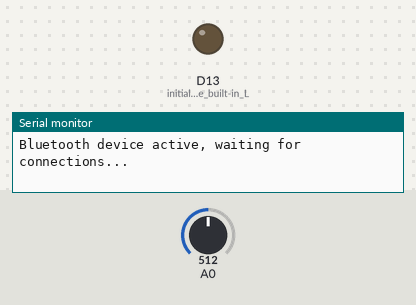
A sketch run on a simulated Arduino Nano 33 IoT. On the bench: output pins drawn as LEDs (lit = HIGH), the last lines printed to the serial monitor. The test bench sets the inputs (shaded band); at power-on: A0 = 512. Nothing arrives over Bluetooth unless stated; a phone connects over Bluetooth LE 3 s after start.

Above: at 0.1 s.
At 3.1 s:
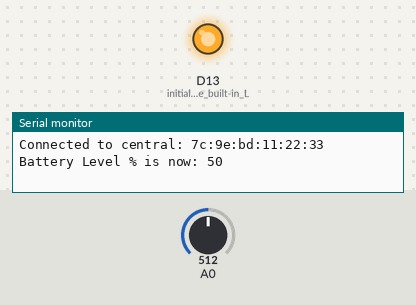
Timing chart, 0 to 4.6 s (numbered marks = the images above):
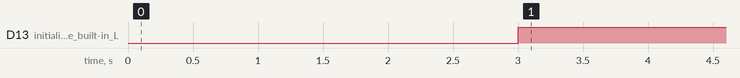

Measured:
- by itself, D13 (initialize_the_built-in_L): LOW → HIGH at 3.0 s

The sketch:

BatteryMonitor.ino
```cpp
#include <ArduinoBLE.h>

//The BLE Battery Service
BLEService batteryService("19b10010-e8f2-537e-4f6c-d104768a1214"); // standard 16-bit characteristic UUID

//The BLE Battery Level Characteristic
BLEUnsignedCharCharacteristic batteryLevelChar("19b10010-e8f2-537e-4f6c-d104768a1214",  // standard 16-bit characteristic UUID
    BLERead | BLENotify); // remote clients will be able to get notifications if this characteristic changes

int oldBatteryLevel = 0;  // last battery level reading from analog input
long previousMillis = 0;  // last time the battery level was checked, in ms

void setup() {
  Serial.begin(9600);    // initialize serial communication
  while (!Serial);

  pinMode(LED_BUILTIN, OUTPUT); // initialize the built-in LED pin to indicate when a central is connected

  // begin initialization
  if (!BLE.begin()) {
    Serial.println("starting BLE failed!");

    while (1);
  }

  /* Set a local name for the BLE device
     This name will appear in advertising packets
     and can be used by remote devices to identify this BLE device
     The name can be changed but maybe be truncated based on space left in advertisement packet
  */
  BLE.setLocalName("BatteryMonitor");
  BLE.setAdvertisedService(batteryService); // add the service UUID
  batteryService.addCharacteristic(batteryLevelChar); // add the battery level characteristic
  BLE.addService(batteryService); // Add the battery service
  batteryLevelChar.writeValue(oldBatteryLevel); // set initial value for this characteristic

  /* Start advertising BLE.  It will start continuously transmitting BLE
     advertising packets and will be visible to remote BLE central devices
     until it receives a new connection */

  // start advertising
  BLE.advertise();

  Serial.println("Bluetooth device active, waiting for connections...");
}

void loop() {
  // wait for a BLE central
  BLEDevice central = BLE.central();

  // if a central is connected to the peripheral:
  if (central) {
    Serial.print("Connected to central: ");
    // print the central's BT address:
    Serial.println(central.address());
    // turn on the LED to indicate the connection:
    digitalWrite(LED_BUILTIN, HIGH);

    // check the battery level every 200ms
    // while the central is connected:
    while (central.connected()) {
      long currentMillis = millis();
      // if 200ms have passed, check the battery level:
      if (currentMillis - previousMillis >= 200) {
        previousMillis = currentMillis;
        updateBatteryLevel();
      }
    }
    // when the central disconnects, turn off the LED:
    digitalWrite(LED_BUILTIN, LOW);
    Serial.print("Disconnected from central: ");
    Serial.println(central.address());
  }
}

void updateBatteryLevel() {
  /* Read the current voltage level on the A0 analog input pin.
     This is used here to simulate the charge level of a battery.
  */
  int battery = analogRead(A0);
  int batteryLevel = map(battery, 0, 1023, 0, 100);

  if (batteryLevel != oldBatteryLevel) {      // if the battery level has changed
    Serial.print("Battery Level % is now: "); // print it
    Serial.println(batteryLevel);
    batteryLevelChar.writeValue(batteryLevel);  // and update the battery level characteristic
    oldBatteryLevel = batteryLevel;           // save the level for next comparison
  }
}
```
